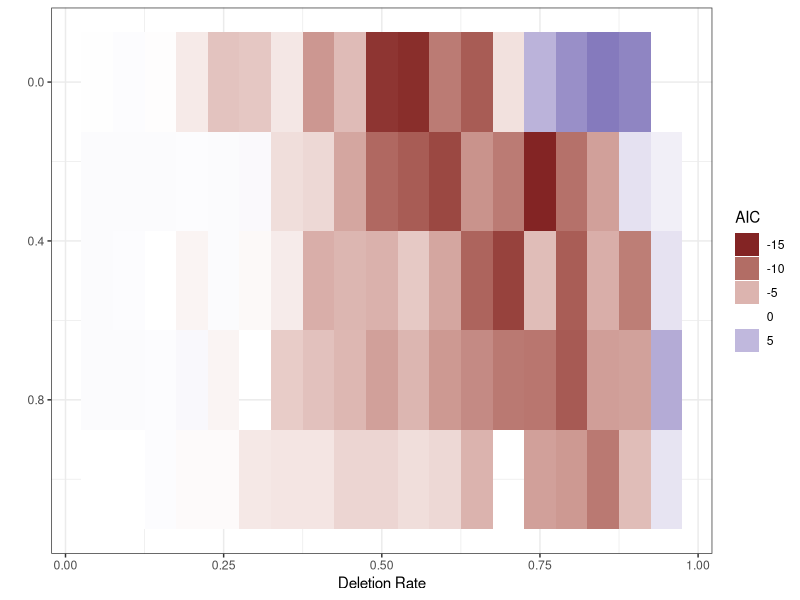

Source code (R):

library(ggplot2)
library(dplyr)
library(tidyr)



data = read.csv("output/analyzeFillers_freq_BNC_TFT_Spillover_Averaged_New_R.tsv", sep="\t") %>% filter(NData == 7271)

meanAIC = 101759.7
plot = ggplot(data %>% group_by(deletion_rate, predictability_weight) %>% summarise(AIC=mean(AIC)-meanAIC), aes(x=deletion_rate, y=predictability_weight, fill=AIC)) + geom_tile() + theme_bw() + scale_fill_gradient2() + xlab("Deletion Rate") + ylab("") + guides(fill=guide_legend(title="AIC")) + scale_y_reverse ()
ggsave(plot, file="figures/analyzeFillers_freq_BNC_TFT_Spillover_Averaged_New_R.pdf", height=2, width=5)


